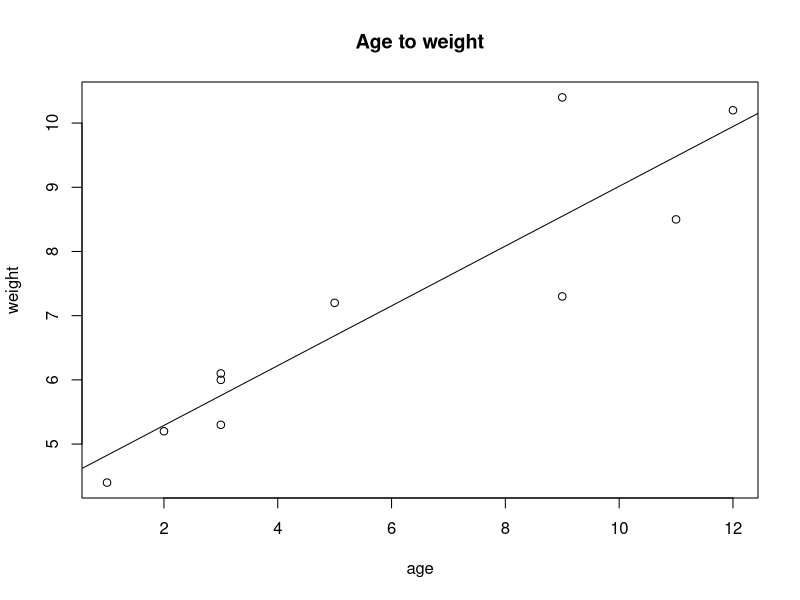

The R script that drew this image:
setwd("~/OneDrive - University of Canberra/Semester 2/Data Capture/Week 2/Tutorial/")


# name <- readline(prompt = "Input your name:")
# age <- readline(prompt = "Input your age:")
# 
# print(paste("My name is ",name, " and I am ",age, "years old."))

age <- c(1,3,5,2,11,9,3,9,12,3)
weight <- c(4.4,5.3,7.2,5.2,8.5,7.3,6.0,10.4,10.2,6.1)

df <- data.frame(age, weight)

mean_weight <- mean(weight)

sd_weight <- sd(weight)

correlation <-  cor(age, weight)



plot(age, weight,main = "Age to weight")

linearRegression <- lm(weight~age, data = df)



abline(linearRegression$coefficients[1], linearRegression$coefficients[2])


summary(linearRegression)


